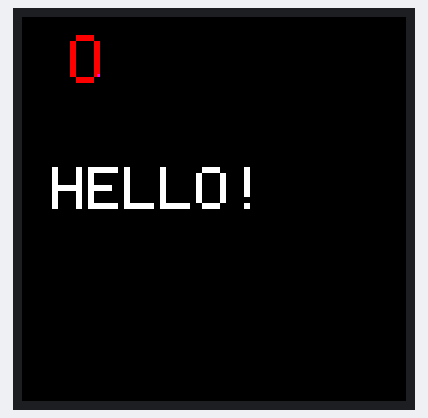
Recording of a sketch running on a simulated Arduino Uno, built with avr-gcc and run on an emulated ATmega328P. Shown: 128×128 colour display.

Above: at 0.2 s.

The sketch:

tft_128x128_screen_test.ino
```cpp
#include <Adafruit_GFX.h>
#include <Adafruit_ST7735.h>
#include <SPI.h>

#define TFT_CS 10 // chip select (tells the screen to talk with arduino, control line basically)
#define TFT_DC 9  // data/command (switch between sending command or sending data)
#define TFT_RST 8  // reset

// Color definitions
#define BLACK 0x0000
#define BLUE 0x001F
#define RED 0xF800
#define GREEN 0x07E0
#define CYAN 0x07FF
#define MAGENTA 0xF81F
#define YELLOW 0xFFE0
#define WHITE 0xFFFF

Adafruit_ST7735 tft = Adafruit_ST7735(TFT_CS, TFT_DC, TFT_RST);

void setup() {

  tft.initR(INITR_144GREENTAB); // display initialization with correct settings for 1.44" 128x128 display

  // all the obvious stuff:

  tft.setRotation(1);

  tft.fillScreen(ST7735_BLACK);

  //tft.fillScreen(BLACK);

  tft.setTextColor(ST7735_WHITE);

  tft.setTextSize(2);

  tft.setCursor(10, 50);

  tft.println("HELLO!");

  // Drawing letter "O"

  // Upper part
  tft.drawPixel(18, 6, ST7735_RED);
  tft.drawPixel(19, 6, ST7735_RED);
  tft.drawPixel(20, 6, ST7735_RED);
  tft.drawPixel(21, 6, ST7735_RED);
  tft.drawPixel(22, 6, ST7735_RED);
  tft.drawPixel(23, 6, ST7735_RED);

  tft.drawPixel(18, 7, ST7735_RED);
  tft.drawPixel(19, 7, ST7735_RED);
  tft.drawPixel(20, 7, ST7735_RED);
  tft.drawPixel(21, 7, ST7735_RED);
  tft.drawPixel(22, 7, ST7735_RED);
  tft.drawPixel(23, 7, ST7735_RED);

  // Left part
  tft.drawPixel(16, 8, ST7735_RED);
  tft.drawPixel(17, 8, ST7735_RED);
  tft.drawPixel(16, 9, ST7735_RED);
  tft.drawPixel(17, 9, ST7735_RED);
  tft.drawPixel(16, 10, ST7735_RED);
  tft.drawPixel(17, 10, ST7735_RED);
  tft.drawPixel(16, 11, ST7735_RED);
  tft.drawPixel(17, 11, ST7735_RED);
  tft.drawPixel(16, 12, ST7735_RED);
  tft.drawPixel(17, 12, ST7735_RED);
  tft.drawPixel(16, 13, ST7735_RED);
  tft.drawPixel(17, 13, ST7735_RED);

  tft.drawPixel(16, 14, ST7735_RED);
  tft.drawPixel(17, 14, ST7735_RED);
  tft.drawPixel(16, 15, ST7735_RED);
  tft.drawPixel(17, 15, ST7735_RED);
  tft.drawPixel(16, 16, ST7735_RED);
  tft.drawPixel(17, 16, ST7735_RED);
  tft.drawPixel(16, 17, ST7735_RED);
  tft.drawPixel(17, 17, ST7735_RED);
  tft.drawPixel(16, 18, ST7735_RED);
  tft.drawPixel(17, 18, ST7735_RED);
  tft.drawPixel(16, 19, ST7735_RED);
  tft.drawPixel(17, 19, ST7735_RED);

  // Bottom part
  tft.drawPixel(18, 20, ST7735_RED);
  tft.drawPixel(19, 20, ST7735_RED);
  tft.drawPixel(20, 20, ST7735_RED);
  tft.drawPixel(21, 20, ST7735_RED);
  tft.drawPixel(22, 20, ST7735_RED);
  tft.drawPixel(23, 20, ST7735_RED);

  tft.drawPixel(18, 21, ST7735_RED);
  tft.drawPixel(19, 21, ST7735_RED);
  tft.drawPixel(20, 21, ST7735_RED);
  tft.drawPixel(21, 21, ST7735_RED);
  tft.drawPixel(22, 21, ST7735_RED);
  tft.drawPixel(23, 21, ST7735_RED);

  // Right part
  tft.drawPixel(24, 8, ST7735_RED);
  tft.drawPixel(25, 8, ST7735_RED);
  tft.drawPixel(24, 9, ST7735_RED);
  tft.drawPixel(25, 9, ST7735_RED);
  tft.drawPixel(24, 10, ST7735_RED);
  tft.drawPixel(25, 10, ST7735_RED);
  tft.drawPixel(24, 11, ST7735_RED);
  tft.drawPixel(25, 11, ST7735_RED);
  tft.drawPixel(24, 12, ST7735_RED);
  tft.drawPixel(25, 12, ST7735_RED);
  tft.drawPixel(24, 13, ST7735_RED);
  tft.drawPixel(25, 13, ST7735_RED);

  tft.drawPixel(24, 14, ST7735_RED);
  tft.drawPixel(25, 14, ST7735_RED);
  tft.drawPixel(24, 15, ST7735_RED);
  tft.drawPixel(25, 15, ST7735_RED);
  tft.drawPixel(24, 16, ST7735_RED);
  tft.drawPixel(25, 16, ST7735_RED);
  tft.drawPixel(24, 17, ST7735_RED);
  tft.drawPixel(25, 17, ST7735_RED);
  tft.drawPixel(24, 18, ST7735_RED);
  tft.drawPixel(25, 18, ST7735_RED);
  tft.drawPixel(24, 19, ST7735_RED);
  tft.drawPixel(25, 19, MAGENTA); // okay so i can define color and use them like that


}

void loop() {

}
```
